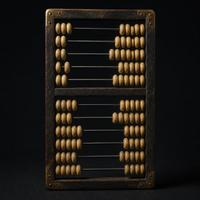
#> input picture assets/objets/photos/boulier.jpg, 200 x 200 px
$ python detourer-photos.py
#> lines starting #> are read from the running program, lines starting #| are printed output that depends on the picture
"""
Détourer les photographies d'objets.

Les photos sont prises sur un fond presque noir. Pour poser une plume DANS une
trousse ouverte, il faut que ce fond disparaisse : sans cela on verrait une
vignette carrée noire collée sur la toile. On retire donc le fond par
remplissage depuis les bords — et seulement depuis les bords : un stylo laqué
noir au milieu de l'image n'est pas du fond, il ne doit pas être effacé.

    python3 outils/detourer-photos.py
"""
from collections import deque
from pathlib import Path
from PIL import Image, ImageFilter

RACINE = Path(__file__).resolve().parent.parent
SOURCE = RACINE / "assets" / "objets" / "photos"
CIBLE = RACINE / "assets" / "objets" / "detoures"
PAS = 3.2    # écart de luminance toléré d'un pixel de fond à son voisin
MARGE = 9    # au-dessus du fond le plus clair relevé sur les bords

# Les objets percés : le fond se voit AU TRAVERS (le vide d'une équerre, la
# boucle d'une bandoulière). Ces trous ne touchent pas le bord, le remplissage
# ne les atteint pas ; on les cherche donc aussi à l'intérieur. Seulement pour
# eux : ailleurs, un aplat sombre au milieu de l'image est l'objet lui-même.
PERCES = {"equerre", "rapporteur", "sacoche", "boulier", "compas"}


def lum(p):
    r, g, b = p[:3]
    return 0.299 * r + 0.587 * g + 0.114 * b


def detourer(chemin):
    im = Image.open(chemin).convert("RGB")
#> im is the input picture: PIL image 200x200 RGB; mean R, G, B 29.4, 25.4, 21
    w, h = im.size
#> w = 200; h = 200
    px = im.load()
    fond = [[False] * w for _ in range(h)]
    L = [[lum(px[x, y]) for x in range(w)] for y in range(h)]
#> L = 200 items

    # Le fond n'est jamais tout à fait uni : une lumière de studio le dégrade.
    # On relève sa teinte sur les bords, et on n'avance dans l'image que tant
    # que la luminance varie doucement — un bord d'objet, lui, est un saut.
    # C'est ce qui garde entiers un stylo laqué noir ou un encrier sombre, que
    # le seul critère « c'est sombre » effaçait.
    bords = sorted([L[0][x] for x in range(w)] + [L[h - 1][x] for x in range(w)]
                   + [L[y][0] for y in range(h)] + [L[y][w - 1] for y in range(h)])
#> bords = 800 values from 3 to 30
    plafond = bords[int(len(bords) * 0.9)] + MARGE
#> plafond = 34

    file = deque()
    for x in range(w):
        file.append((x, 0, L[0][x])); file.append((x, h - 1, L[h - 1][x]))
    for y in range(h):
        file.append((0, y, L[y][0])); file.append((w - 1, y, L[y][w - 1]))
    while file:
        x, y, venant = file.popleft()
        if not (0 <= x < w and 0 <= y < h) or fond[y][x]:
            continue
        v = L[y][x]
        if v > plafond or abs(v - venant) > PAS:
            continue
        fond[y][x] = True
        file.extend(((x + 1, y, v), (x - 1, y, v), (x, y + 1, v), (x, y - 1, v)))
#> this loop made 82604 passes
#> (x, y, venant, v) on passes 1 to 3: (0, 0, 7.93, 7.93), (0, 199, 20.93, 20.93), (1, 0, 7.93, 7.93)
#> after the loop, fond = 200 items

    if chemin.stem in PERCES:
        ref = bords[len(bords) // 2]
#> ref = 9.93
        for y0 in range(h):
            for x0 in range(w):
                if fond[y0][x0] or abs(L[y0][x0] - ref) > 2.5:
                    continue
                # On mesure la poche avant de la déclarer fond : une tache de
                # quelques pixels sombres est un détail de l'objet.
                poche, vus, file2 = [], {(x0, y0)}, deque([(x0, y0, L[y0][x0])])
                while file2:
                    x, y, venant = file2.popleft()
                    v = L[y][x]
                    if v > plafond or abs(v - venant) > PAS:
                        continue
                    poche.append((x, y))
                    for nx, ny in ((x + 1, y), (x - 1, y), (x, y + 1), (x, y - 1)):
                        if 0 <= nx < w and 0 <= ny < h and (nx, ny) not in vus and not fond[ny][nx]:
                            vus.add((nx, ny)); file2.append((nx, ny, v))
                if len(poche) > 120:
                    for x, y in poche:
                        fond[y][x] = True

    masque = Image.new("L", (w, h), 0)
#> masque: PIL image 200x200 L; every value is 0
    m = masque.load()
    for y in range(h):
        for x in range(w):
            m[x, y] = 0 if fond[y][x] else 255
    # Un bord adouci : un détourage au couteau se voit à trois mètres.
    masque = masque.filter(ImageFilter.MinFilter(3)).filter(ImageFilter.GaussianBlur(1.1))
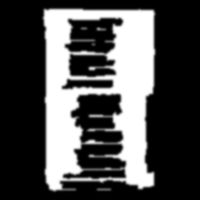
#> masque: PIL image 200x200 L; min 0, max 255, mean 77.7

    sortie = im.convert("RGBA")
    sortie.putalpha(masque)
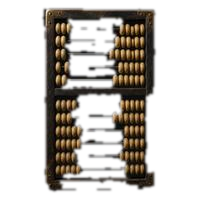
#> sortie: PIL image 200x200 RGBA; mean R, G, B, A 29.4, 25.4, 21, 77.7; transparent parts drawn white
    boite = masque.point(lambda v: 255 if v > 24 else 0).getbbox()
#> boite = (42, 8, 156, 192)
    if boite:
        marge = 4
        boite = (max(0, boite[0] - marge), max(0, boite[1] - marge),
                 min(w, boite[2] + marge), min(h, boite[3] + marge))
#> boite = (38, 4, 160, 196)
        sortie = sortie.crop(boite)
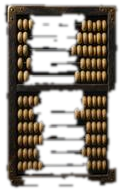
#> sortie: PIL image 122x192 RGBA; mean R, G, B, A 42.5, 35.1, 26.2, 132.7; transparent parts drawn white
    sortie.save(CIBLE / (chemin.stem + ".webp"), quality=86, method=6)
    return sortie.size


if __name__ == "__main__":
    CIBLE.mkdir(parents=True, exist_ok=True)
    for f in sorted(SOURCE.glob("*.jpg")):
        print(f.stem, detourer(f))
